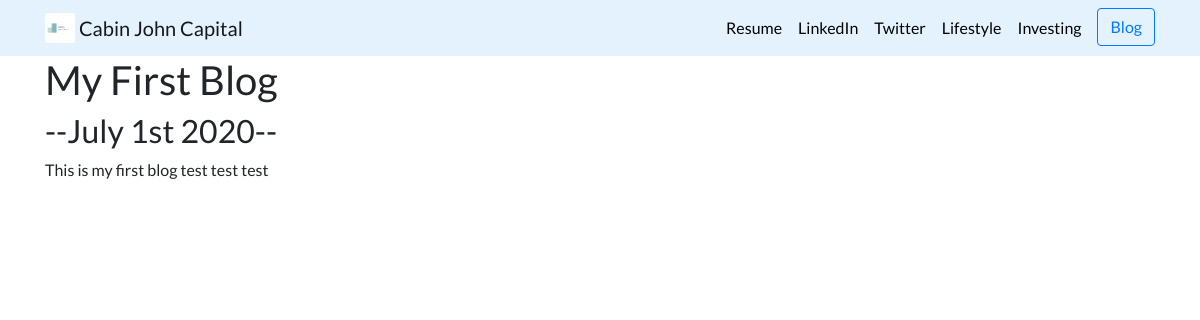
The app's page /blog/2/ with its own data.
### blog/models.py (models this page shows, shortened)
class myBlog(models.Model):
    title = models.CharField(max_length=100)
    description = models.TextField()
    date = models.DateField(default=date.today)

### blog/views.py (the view)
# urls.py: path('<int:blog_id>/', views.detail, name='detail'),
def detail(request, blog_id):
    blog = get_object_or_404(myBlog, pk=blog_id)
    return render(request, 'blog/detail.html', {'blog': blog})

### blog/templates/blog/detail.html
{% extends 'portfolio/base.html' %}
{% block content %}
<h1>{{ blog.title }}</h1>
<h2>--{{ blog.date|date:'F jS Y' }}--</h2>
<p>{{ blog.description|safe }}</p>
{% endblock %}

### portfolio/static/portfolio/custom.css (style rules this page uses)
body { font-family: 'Lato', sans-serif; }

### records on screen
myBlog: title "My First Blog", date "July 1st 2020", description "This is my first blog test test test"
